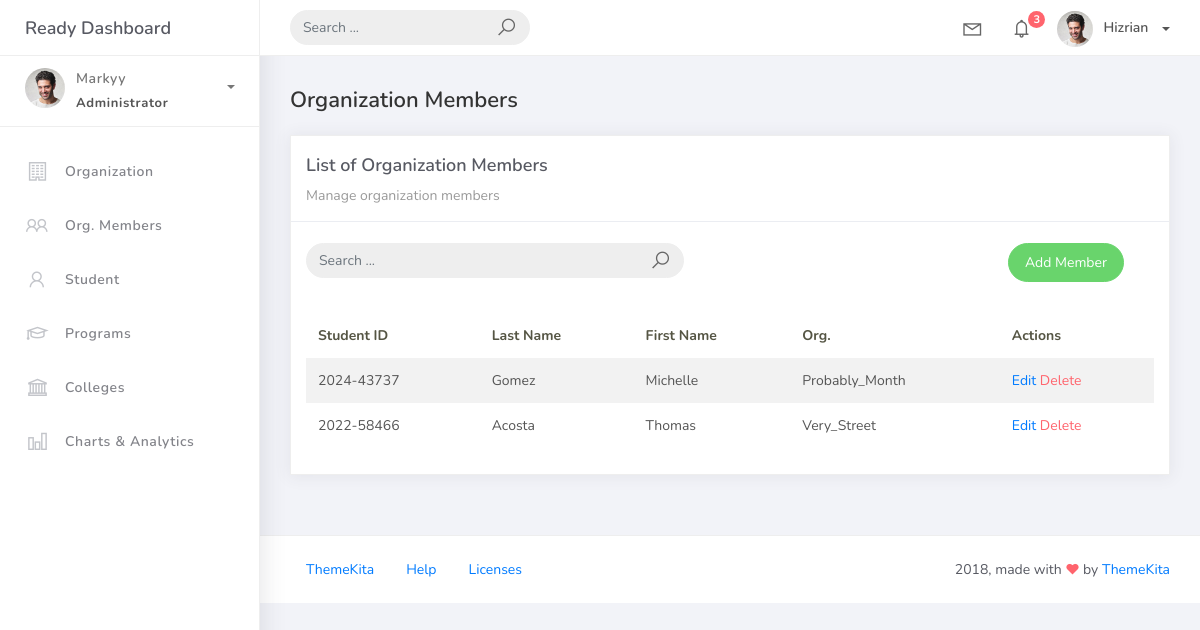
/orgmember_list, run on an earlier commit of the app's database.
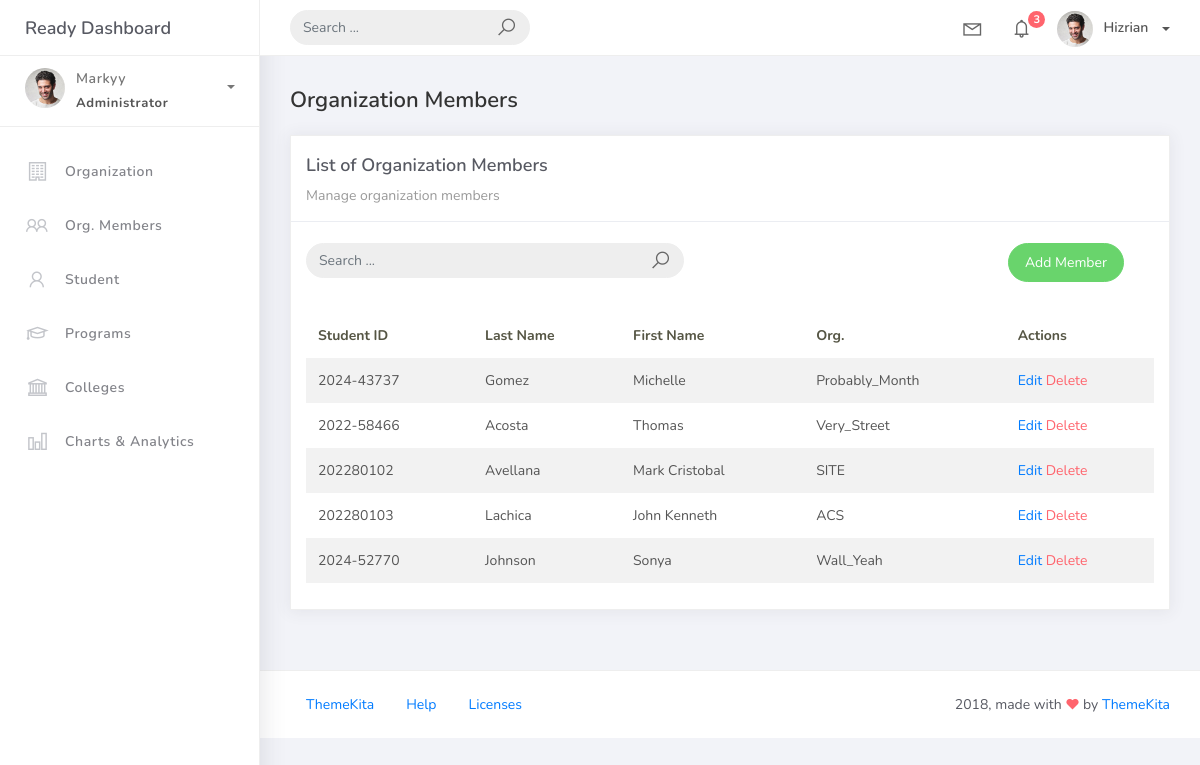
And on a later commit of the database.
### studentorg/models.py (models this page shows, shortened)
class BaseModel(models.Model):
    created_at = models.DateTimeField(auto_now_add=True, db_index=True)
    updated_at = models.DateTimeField(auto_now=True)
    class Meta:
        abstract = True

class OrgMember(BaseModel):
    student = models.ForeignKey(Student, on_delete=models.CASCADE)
    organization = models.ForeignKey(Organization, on_delete=models.CASCADE)
    date_joined = models.DateField()

class Student(BaseModel):
    student_id = models.CharField(max_length=15)
    lastname = models.CharField(max_length=25)
    firstname = models.CharField(max_length=25)
    middlename = models.CharField(max_length=25, blank=True, null=True)
    program = models.ForeignKey(Program, on_delete=models.CASCADE)

class Organization(BaseModel):
    name = models.CharField(max_length=250)
    college = models.ForeignKey(
        College, null=True, blank=True, on_delete=models.CASCADE
    )
    description = models.CharField(max_length=500)

### studentorg/views.py (the view)
# urls.py: path('orgmember_list', OrgMemberList.as_view(), name='orgmember-list'),
class OrgMemberList(ListView):
    model = OrgMember
    context_object_name = 'orgmember'
    template_name = 'orgmember_list.html'
    paginate_by = 5

### templates/OrgMember_list.html (shortened to what this page needs)
{% extends 'base.html' %} {% load static %} {% block content %}
<div class="content">
    <div class="container-fluid">
        <h4 class="page-title">Organization Members</h4>
        <div class="row">
            <div class="col-md-12">
                <div class="card">
                    <div class="card-header">
                        <div class="card-title">List of Organization Members</div>
                        <div class="card-category">Manage organization members</div>
                    </div>
                    <br />
                    <div class="col-md-12 row">
                        <div class="col-md-6">
                            <form class="navbar-left navbar-form nav-search mr-md-3" action="">
                                <div class="input-group">
                                    <input type="text" placeholder="Search ..." class="form-control" />
                                    <div class="input-group-append">
                                        <span class="input-group-text">
                                            <i class="la la-search search-icon"></i>
                                        </span>
                                    </div>
                                </div>
                            </form>
                        </div>
                        <div class="col-md-6">
                            <div class="pull-right">
                                <a href="{% url 'orgmember-add' %}" class="btn btn-success btn-rounded">Add Member</a>
                            </div>
                        </div>
                    </div>
                    <div class="card-body">
                        <table class="table table-striped mt-3">
                            <thead>
                                <tr>
                                    <th scope="col">Student ID</th>
                                    <th scope="col">Last Name</th>
                                    <th scope="col">First Name</th>
                                    <th scope="col">Org.</th>
                                    <th scope="col">Actions</th>
                                </tr>
                            </thead>
                            <tbody>
                                {% for object in orgmember %}
                                <tr>
                                    <td>{{ object.student.student_id }}</td>
                                    <td>{{ object.student.lastname }}</td>
                                    <td>{{ object.student.firstname }}</td>
                                    <td>{{ object.organization.name }}</td>
                                    <td>
                                        <a href="{% url 'orgmember-edit' object.id %}">Edit</a>
                                        <a href="{% url 'orgmember-delete' object.id %}" class="text-danger">Delete</a>
                                    </td>
                                </tr>
                                {% empty %}
                                <tr>
                                    <td colspan="5" style="text-align: center;">
                                        <p class="text-sm font-weight-bold mb-0">No Records Found</p>
                                    </td>
                                </tr>
                                {% endfor %}
                            </tbody>
                        </table>
                    </div>
                </div>
            </div>
        </div>
    </div>
</div>
{% endblock %}

### templates/base.html (shortened to what this page needs)
{% load static %}
<!DOCTYPE html>
<html>
<head>
    <link rel="stylesheet" href="{% static 'css/bootstrap.min.css' %}">
    <link rel="stylesheet" href="{% static 'css/ready.css' %}">
    <link rel="stylesheet" href="{% static 'css/demo.css' %}">
</head>
<body>
    <div class="wrapper">
        <div class="main-header">
            <div class="logo-header">
                <a href="index.html" class="logo">
                    Ready Dashboard
                </a>
            </div>
            <nav class="navbar navbar-header navbar-expand-lg">
                <div class="container-fluid">
                    <form class="navbar-left navbar-form nav-search mr-md-3" action="">
                        <div class="input-group">
                            <input type="text" placeholder="Search ..." class="form-control">
                            <div class="input-group-append">
                                <span class="input-group-text">
                                    <i class="la la-search search-icon"></i>
                                </span>
                            </div>
                        </div>
                    </form>
                    <ul class="navbar-nav topbar-nav ml-md-auto align-items-center">
                        <li class="nav-item dropdown hidden-caret">
                            <a class="nav-link dropdown-toggle" href="#" id="navbarDropdown" role="button" data-toggle="dropdown" aria-haspopup="true" aria-expanded="false">
                                <i class="la la-envelope"></i>
                            </a>
                        </li>
                        <li class="nav-item dropdown hidden-caret">
                            <a class="nav-link dropdown-toggle" href="#" id="navbarDropdown" role="button" data-toggle="dropdown" aria-haspopup="true" aria-expanded="false">
                                <i class="la la-bell"></i>
                                <span class="notification">3</span>
                            </a>
                        </li>
                        <li class="nav-item dropdown">
                            <a class="dropdown-toggle profile-pic" data-toggle="dropdown" href="#" aria-expanded="false"> <img src="{% static 'img/profile.jpg' %}" alt="user-img" width="36" class="img-circle"><span >Hizrian</span></span> </a>
                                </li>
                        </ul>
                    </div>
                </nav>
            </div>
            <div class="sidebar">
                <div class="scrollbar-inner sidebar-wrapper">
                    <div class="user">
                        <div class="photo">
                            <img src="{% static 'img/profile.jpg' %}">
                        </div>
                        <div class="info">
                            <a class="" data-toggle="collapse" href="#collapseExample" aria-expanded="true">
                                <span>
                                    Markyy
                                    <span class="user-level">Administrator</span>
                                    <span class="caret"></span>
                                </span>
                            </a>
                        </div>
                    </div>
                    <ul class="nav">
                        <li class="nav-item">
                            <a href="{% url 'organization-list' %}">
                                <i class="la la-building"></i>
                                <p>Organization</p>
                            </a>
                        </li>
                        <li class="nav-item">
                            <a href="{% url 'orgmember-list' %}">
                                <i class="la la-users"></i>
                                <p>Org. Members</p>
                            </a>
                        </li>
                        <li class="nav-item">
                            <a href="{% url 'student-list' %}">
                                <i class="la la-user"></i>
                                <p>Student</p>
                            </a>
                        </li>
                        <li class="nav-item">
                            <a href="{% url 'prog-list' %}">
                                <i class="la la-graduation-cap"></i>
                                <p>Programs</p>
                            </a>
                        </li>
                        <li class="nav-item">
                            <a href="{% url 'college-list' %}">
                                <i class="la la-university"></i>
                                <p>Colleges</p>
                            </a>
                        </li>
                        <li class="nav-item">
                            <a href="{% url 'analytics-dashboard' %}">
                                <i class="la la-bar-chart"></i>
                                <p>Charts & Analytics</p>
                            </a>
                        </li>
                    </ul>
                </div>
            </div>
            <div class="main-panel">
                {% block content %}
                {% endblock %}
                <footer class="footer">
                    <div class="container-fluid">
                        <nav class="pull-left">
                            <ul class="nav">
                                <li class="nav-item">
                                    <a class="nav-link" href="http://www.themekita.com">
                                        ThemeKita
                                    </a>
                                </li>
                                <li class="nav-item">
                                    <a class="nav-link" href="#">
                                        Help
                                    </a>
                                </li>
                                <li class="nav-item">
                                    <a class="nav-link" href="#">
                                        Licenses
                                    </a>
                                </li>
                            </ul>
                        </nav>
                        <div class="copyright ml-auto">
                            2018, made with <i class="la la-heart heart text-danger"></i> by <a href="http://www.themekita.com">ThemeKita</a>
                        </div>
                    </div>
                </footer>
            </div>
        </div>
</body>
</html>

What changed in the data, as far as the page shows it:
added OrgMember: student.student_id "202280102", student.lastname "Avellana", student.firstname "Mark Cristobal", organization.name "SITE"
added OrgMember: student.student_id "202280103", student.lastname "Lachica", student.firstname "John Kenneth", organization.name "ACS"
added OrgMember: student.student_id "2024-52770", student.lastname "Johnson", student.firstname "Sonya", organization.name "Wall_Yeah"
